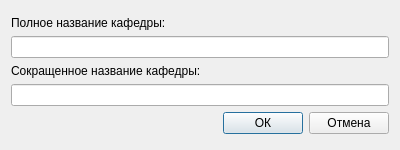
<?xml version="1.0" encoding="UTF-8"?>
<ui version="4.0">
 <class>ChairChangeDialog</class>
 <widget class="QDialog" name="ChairChangeDialog">
  <property name="geometry">
   <rect>
    <x>0</x>
    <y>0</y>
    <width>400</width>
    <height>150</height>
   </rect>
  </property>
  <property name="minimumSize">
   <size>
    <width>400</width>
    <height>150</height>
   </size>
  </property>
  <property name="maximumSize">
   <size>
    <width>400</width>
    <height>150</height>
   </size>
  </property>
  <property name="windowTitle">
   <string>Изменение названия кафедры</string>
  </property>
  <property name="windowIcon">
   <iconset>
    <normalon>:/Icons/EditWindowIcon.png</normalon>
   </iconset>
  </property>
  <layout class="QGridLayout" name="gridLayout">
   <item row="0" column="0">
    <layout class="QVBoxLayout" name="verticalLayout">
     <item>
      <widget class="QLabel" name="label">
       <property name="sizePolicy">
        <sizepolicy hsizetype="Preferred" vsizetype="Fixed">
         <horstretch>0</horstretch>
         <verstretch>0</verstretch>
        </sizepolicy>
       </property>
       <property name="text">
        <string>Полное название кафедры:</string>
       </property>
      </widget>
     </item>
     <item>
      <widget class="QLineEdit" name="FullChairName"/>
     </item>
     <item>
      <widget class="QLabel" name="label_2">
       <property name="sizePolicy">
        <sizepolicy hsizetype="Preferred" vsizetype="Fixed">
         <horstretch>0</horstretch>
         <verstretch>0</verstretch>
        </sizepolicy>
       </property>
       <property name="text">
        <string>Сокращенное название кафедры:</string>
       </property>
      </widget>
     </item>
     <item>
      <widget class="QLineEdit" name="ShortChairName"/>
     </item>
     <item>
      <layout class="QHBoxLayout" name="horizontalLayout">
       <item>
        <spacer name="horizontalSpacer">
         <property name="orientation">
          <enum>Qt::Horizontal</enum>
         </property>
         <property name="sizeHint" stdset="0">
          <size>
           <width>40</width>
           <height>20</height>
          </size>
         </property>
        </spacer>
       </item>
       <item>
        <widget class="QPushButton" name="OKButton">
         <property name="text">
          <string>ОК</string>
         </property>
        </widget>
       </item>
       <item>
        <widget class="QPushButton" name="CancelButton">
         <property name="text">
          <string>Отмена</string>
         </property>
        </widget>
       </item>
      </layout>
     </item>
    </layout>
   </item>
  </layout>
 </widget>
 <resources/>
 <connections/>
</ui>
